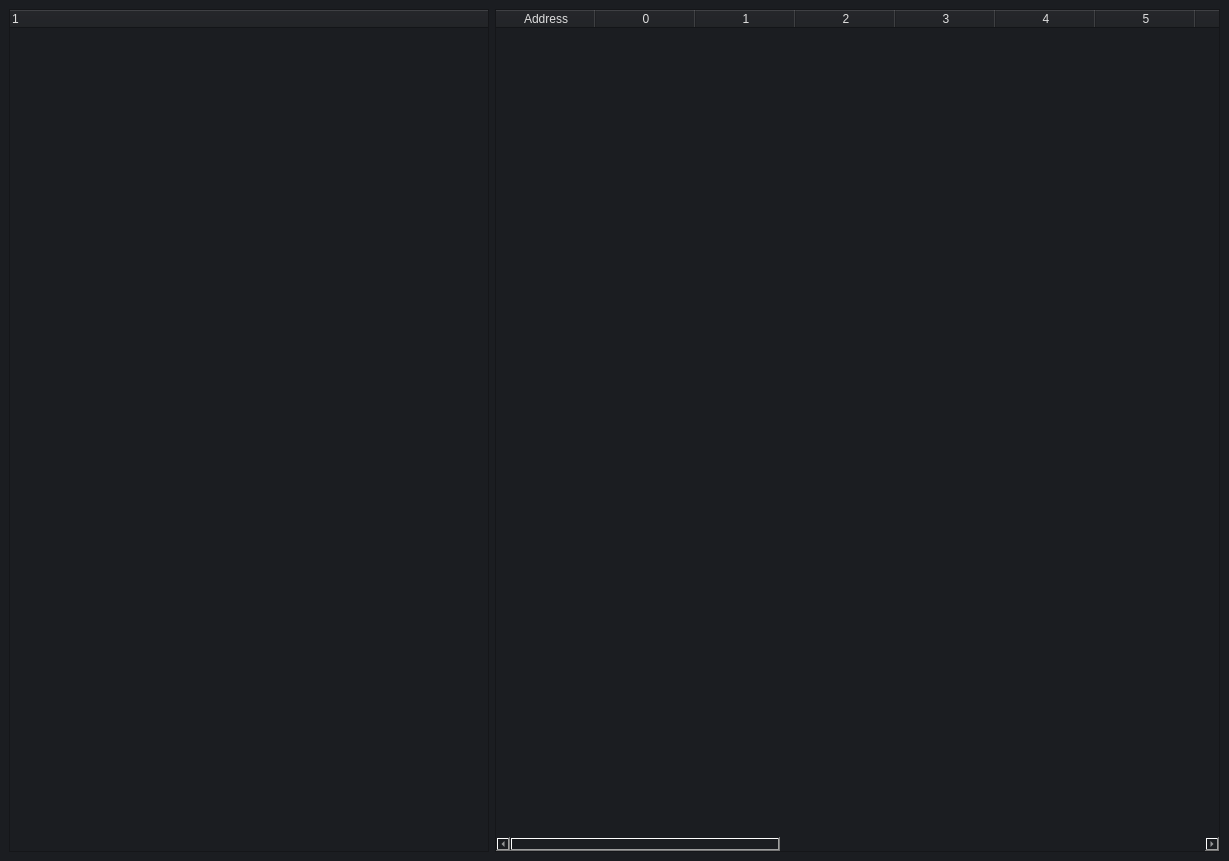
<?xml version="1.0" encoding="UTF-8"?>
<ui version="4.0">
 <class>PEReaderTool</class>
 <widget class="QMainWindow" name="PEReaderTool">
  <property name="windowModality">
   <enum>Qt::NonModal</enum>
  </property>
  <property name="geometry">
   <rect>
    <x>0</x>
    <y>0</y>
    <width>1229</width>
    <height>861</height>
   </rect>
  </property>
  <property name="contextMenuPolicy">
   <enum>Qt::NoContextMenu</enum>
  </property>
  <property name="acceptDrops">
   <bool>true</bool>
  </property>
  <property name="windowTitle">
   <string>PEReaderTool</string>
  </property>
  <property name="styleSheet">
   <string notr="true">background-color:rgb(27,29,33); color: rgb(223, 223, 223);</string>
  </property>
  <property name="toolButtonStyle">
   <enum>Qt::ToolButtonIconOnly</enum>
  </property>
  <widget class="QWidget" name="centralwidget">
   <property name="acceptDrops">
    <bool>true</bool>
   </property>
   <property name="styleSheet">
    <string notr="true">color: rgb(223, 223, 223);</string>
   </property>
   <layout class="QHBoxLayout" name="horizontalLayout">
    <property name="spacing">
     <number>6</number>
    </property>
    <property name="leftMargin">
     <number>9</number>
    </property>
    <property name="topMargin">
     <number>9</number>
    </property>
    <property name="rightMargin">
     <number>9</number>
    </property>
    <property name="bottomMargin">
     <number>9</number>
    </property>
    <item>
     <widget class="QTreeWidget" name="treeWidget">
      <property name="maximumSize">
       <size>
        <width>480</width>
        <height>16777215</height>
       </size>
      </property>
      <property name="acceptDrops">
       <bool>true</bool>
      </property>
      <column>
       <property name="text">
        <string notr="true">1</string>
       </property>
      </column>
     </widget>
    </item>
    <item>
     <widget class="QTableWidget" name="tableWidget">
      <property name="acceptDrops">
       <bool>true</bool>
      </property>
      <property name="styleSheet">
       <string notr="true">QHeaderView::section{ background-color:rgb(27,29,33);}</string>
      </property>
      <property name="editTriggers">
       <set>QAbstractItemView::NoEditTriggers</set>
      </property>
      <property name="dragDropOverwriteMode">
       <bool>false</bool>
      </property>
      <property name="selectionMode">
       <enum>QAbstractItemView::MultiSelection</enum>
      </property>
      <column>
       <property name="text">
        <string>Address</string>
       </property>
      </column>
      <column>
       <property name="text">
        <string>0</string>
       </property>
      </column>
      <column>
       <property name="text">
        <string>1</string>
       </property>
      </column>
      <column>
       <property name="text">
        <string>2</string>
       </property>
      </column>
      <column>
       <property name="text">
        <string>3</string>
       </property>
      </column>
      <column>
       <property name="text">
        <string>4</string>
       </property>
      </column>
      <column>
       <property name="text">
        <string>5</string>
       </property>
      </column>
      <column>
       <property name="text">
        <string>6</string>
       </property>
      </column>
      <column>
       <property name="text">
        <string>7</string>
       </property>
      </column>
      <column>
       <property name="text">
        <string>8</string>
       </property>
      </column>
      <column>
       <property name="text">
        <string>9</string>
       </property>
      </column>
      <column>
       <property name="text">
        <string>a</string>
       </property>
      </column>
      <column>
       <property name="text">
        <string>b</string>
       </property>
      </column>
      <column>
       <property name="text">
        <string>c</string>
       </property>
      </column>
      <column>
       <property name="text">
        <string>d</string>
       </property>
      </column>
      <column>
       <property name="text">
        <string>e</string>
       </property>
      </column>
      <column>
       <property name="text">
        <string>f</string>
       </property>
      </column>
      <column>
       <property name="text">
        <string>Dump</string>
       </property>
      </column>
     </widget>
    </item>
   </layout>
  </widget>
 </widget>
 <resources/>
 <connections/>
</ui>
